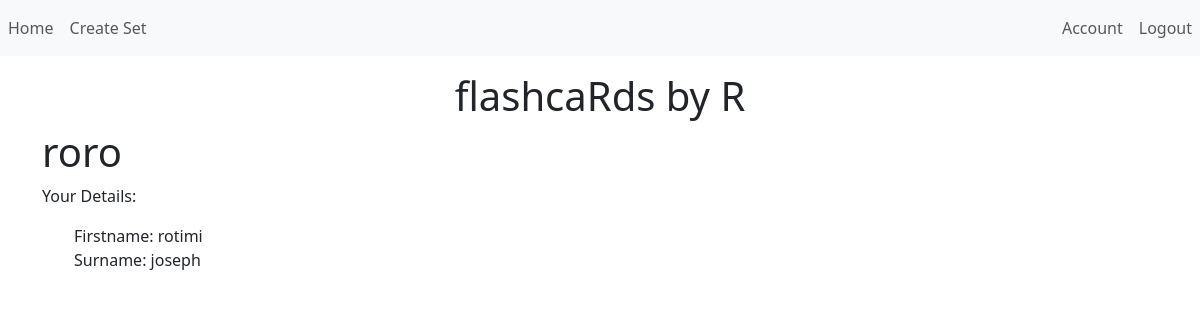
/account (signed in), run on the app's committed database.
### app/models.py (models this page shows, shortened)
class User(db.Model, UserMixin):
    __tablename__ = "users"
    user_id = db.Column(db.Integer, primary_key=True)
    firstname = db.Column(db.String(32))
    surname = db.Column(db.String(32), nullable=False, index=True)
    username = db.Column(db.String(20), nullable=False, unique=True, index=True)
    password = db.Column(db.String(20), nullable=False)

### app/views.py (the view)
@app.route("/account")
@login_required
def account():
    return render_template('account.html')

### app/models.py (called while the page is built)
@login_manager.user_loader
def load_user(user_id):
    return User.query.get(int(user_id))

### app/templates/account.html (shortened to what this page needs)
{% extends "base.html" %}
{% block content %}
<h1> {{ current_user.username }}</h1>
<div>
    <p>Your Details:</p>
    <ul class="no-bullets">
        <li>Firstname: {{ current_user.firstname }}</li>
        <li>Surname: {{ current_user.surname }}</li>
    </ul>
</div>
{% endblock %}

### app/templates/account.html (style rules this page uses)
.no-bullets { list-style-type: none; }

### data on the page
User: username "roro", firstname "rotimi", surname "joseph"
